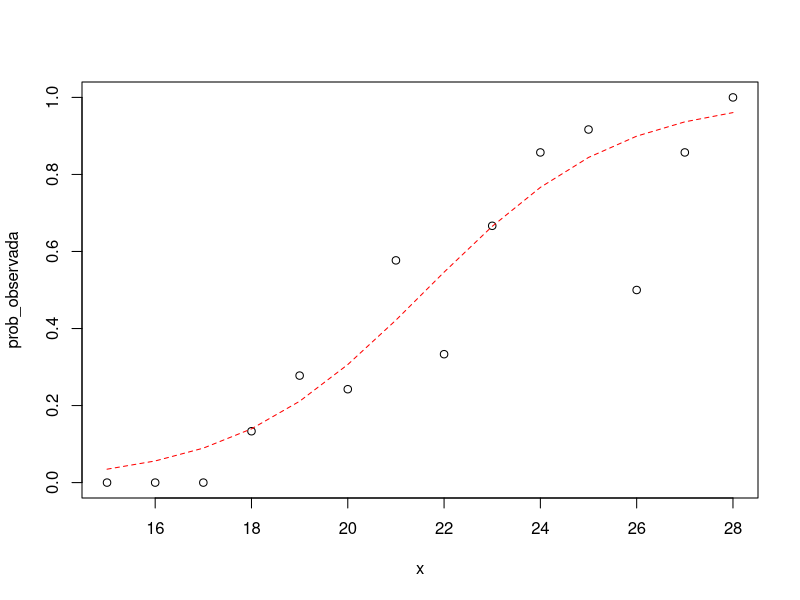

The R source for this figure:
## ---- chunk 1
d = read.csv("datos/MichelinNY.csv")
## ---- chunk 2
head(d)
## ---- chunk 3
(d1 = table(d$Food, d$InMichelin))
## ---- chunk 4
pi_i = 8/33
choose(33,8)*pi_i^8*(1-pi_i)^(33-8)
## ---- chunk 5
logLb = function(beta,y,x,m){
  # beta = [beta0 beta1]
  n = length(y)
  suma = 0
  for (i in 1:n){
    suma = suma + y[i]*(beta[1] + beta[2]*x[i]) - 
      m[i]*log(1 + exp(beta[1] + beta[2]*x[i])) +
      log(choose(m[i],y[i]))
  }
  return(suma)
}
## ---- chunk 6
y = d1[,2]
x = as.integer(row.names(d1))
m = d1[,1] + d1[,2]
## ---- chunk 7
beta = c(-12,1)
logLb(beta,y,x,m)
## ---- chunk 8
grad_logLb = function(beta,y,x,m){
  n = length(y)
  X = cbind(rep(1,n),x)
  y = matrix(y, nrow = n, ncol = 1)
  pi = matrix(0, nrow = n, ncol = 1)
  for (i in 1:n){
    pi[i,1] = m[i]*exp(beta[1] + beta[2]*x[i])/(1 + exp(beta[1] + beta[2]*x[i]))
  }
  grad = t(X) %*% (y - pi)
  return(grad)
}
## ---- chunk 9
beta = c(-12,1)
grad_logLb(beta, y, x, m)

## ---- chunk 10
hess_logLb = function(beta,x,m){
  n = length(x)
  X = cbind(rep(1,n),x)
  W = matrix(0, nrow = n, ncol = n)
  for (i in 1:n){
    pi = exp(beta[1] + beta[2]*x[i])/(1 + exp(beta[1] + beta[2]*x[i]))
    W[i,i] = m[i]*pi*(1-pi)
  }
  hess = -t(X) %*% W %*% X
  return(hess)
}
## ---- chunk 11
beta = c(-12,1)
hess_logLb(beta, x, m)
## ---- chunk 12
# fdHess calcula el gradiente y el hessiano numéricamente, 
# mediante diferencias finitas (para comprobar)
nlme::fdHess(beta,logLb, y, x , m)
## ---- chunk 13
logLb_optim = function(beta,y,x,m){
  logL = logLb(beta,y,x,m)
  return(-logL)
}
## ---- chunk 14
m1 = lm(y/m ~ x)
beta_i = coef(m1)
mle = optim(par = beta_i, fn = logLb_optim, y, x, m, gr = NULL, method = "BFGS", hessian = TRUE, control = list(trace=1, REPORT = 1, maxit = 100))
mle$par
## ---- chunk 15
y = cbind(d1[,2], d1[,1]) # la primera columna tiene que ser la de 1
x = as.integer(row.names(d1))
m2 = glm(y ~ x, family = binomial)
summary(m2)
## ---- chunk 16
prob_observada = d1[,2]/m
prob_estimada = exp(coef(m2)[1] + coef(m2)[2]*x)/(1+exp(coef(m2)[1] + coef(m2)[2]*x))
plot(x,prob_observada)
lines(x,prob_estimada, col = "red", lty = 2)
